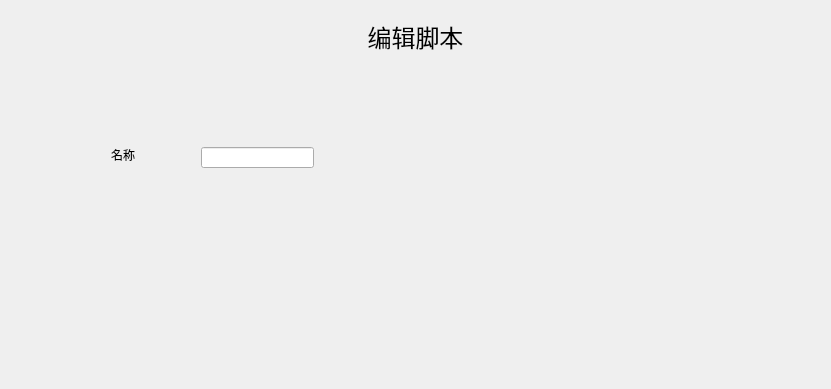
<?xml version="1.0" encoding="UTF-8"?>
<ui version="4.0">
 <class>Form</class>
 <widget class="QWidget" name="Form">
  <property name="geometry">
   <rect>
    <x>0</x>
    <y>0</y>
    <width>831</width>
    <height>389</height>
   </rect>
  </property>
  <property name="windowTitle">
   <string>Form</string>
  </property>
  <layout class="QVBoxLayout" name="verticalLayout">
   <item>
    <widget class="QLabel" name="label">
     <property name="minimumSize">
      <size>
       <width>0</width>
       <height>50</height>
      </size>
     </property>
     <property name="maximumSize">
      <size>
       <width>16777215</width>
       <height>50</height>
      </size>
     </property>
     <property name="font">
      <font>
       <pointsize>18</pointsize>
      </font>
     </property>
     <property name="text">
      <string>编辑脚本</string>
     </property>
     <property name="alignment">
      <set>Qt::AlignCenter</set>
     </property>
    </widget>
   </item>
   <item>
    <widget class="QWidget" name="widget" native="true">
     <widget class="QLabel" name="label_2">
      <property name="geometry">
       <rect>
        <x>100</x>
        <y>80</y>
        <width>53</width>
        <height>16</height>
       </rect>
      </property>
      <property name="text">
       <string>名称</string>
      </property>
     </widget>
     <widget class="QLineEdit" name="lineEdit">
      <property name="geometry">
       <rect>
        <x>190</x>
        <y>80</y>
        <width>113</width>
        <height>21</height>
       </rect>
      </property>
     </widget>
    </widget>
   </item>
  </layout>
 </widget>
 <resources/>
 <connections/>
</ui>
